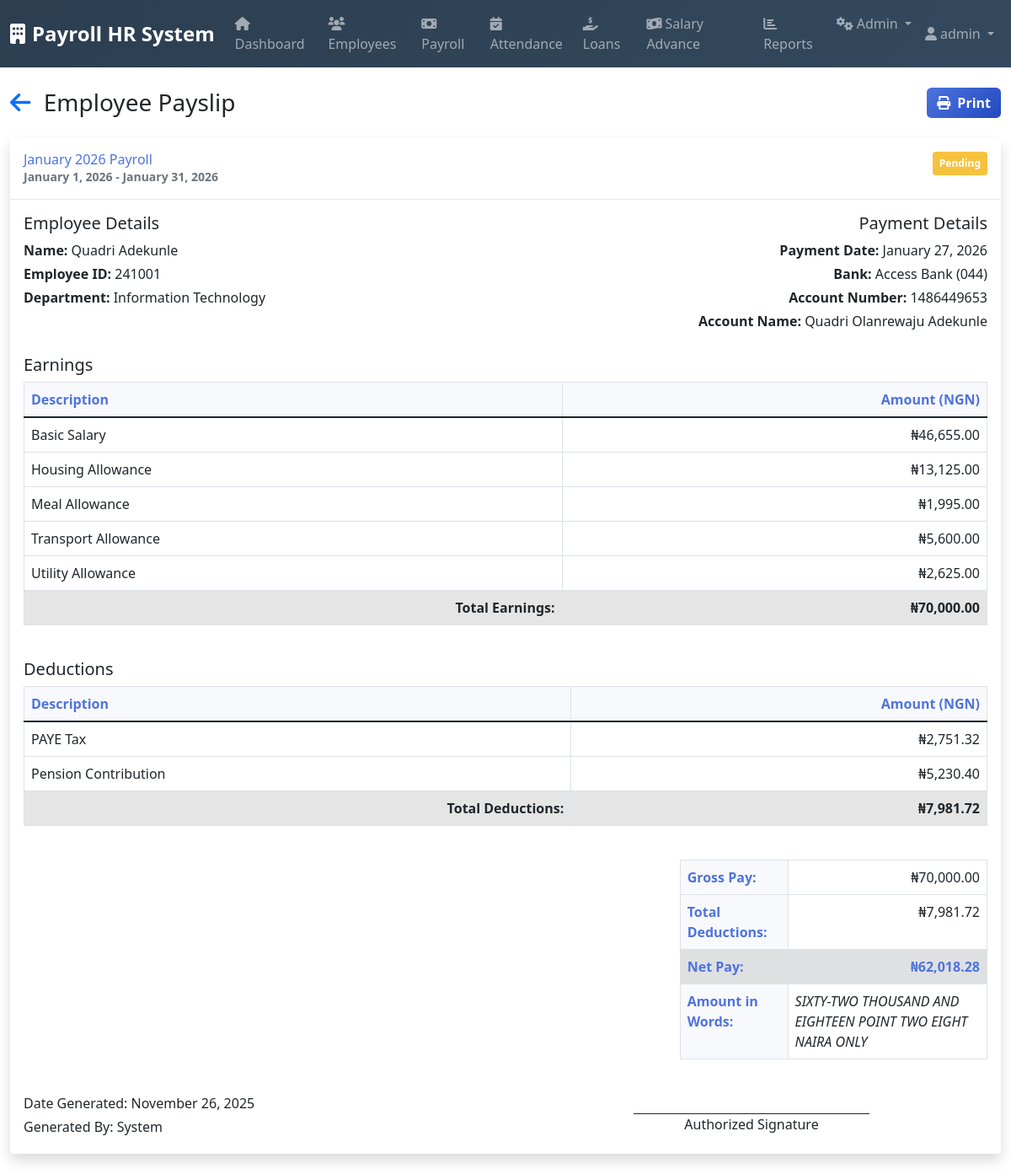
The page /modules/payroll/view_payslip.php?payroll_id=3 (signed in) on the database its author committed.
### tables this page shows
CREATE TABLE `payroll_master` (
  `payroll_id` int(11) NOT NULL,
  `period_id` int(11) NOT NULL,
  `employee_id` int(11) NOT NULL,
  `project_id` int(11) DEFAULT NULL,
  `basic_salary` decimal(12,2) NOT NULL,
  `total_earnings` decimal(12,2) NOT NULL,
  `total_deductions` decimal(12,2) NOT NULL,
  `gross_salary` decimal(12,2) NOT NULL,
  `net_salary` decimal(12,2) NOT NULL,
  `currency` varchar(3) DEFAULT 'NGN',
  `exchange_rate` decimal(10,4) DEFAULT 1.0000,
  `paid_amount` decimal(12,2) DEFAULT NULL,
  `payment_status` enum('pending','paid','partial','hold') DEFAULT 'pending',
  `payment_date` date DEFAULT NULL,
  `payment_reference` varchar(100) DEFAULT NULL,
  `created_at` timestamp NOT NULL DEFAULT current_timestamp()
);

CREATE TABLE `payroll_periods` (
  `period_id` int(11) NOT NULL,
  `company_id` int(11) NOT NULL,
  `period_name` varchar(100) NOT NULL,
  `start_date` date NOT NULL,
  `end_date` date NOT NULL,
  `payment_date` date NOT NULL,
  `period_type` enum('monthly','weekly','daily') NOT NULL,
  `status` enum('draft','processing','validation','review','approved','locked') NOT NULL,
  `created_by` int(11) DEFAULT NULL,
  `approved_by` int(11) DEFAULT NULL,
  `created_at` timestamp NOT NULL DEFAULT current_timestamp()
);

CREATE TABLE `employees` (
  `employee_id` int(11) NOT NULL,
  `employee_code` varchar(50) NOT NULL,
  `company_id` int(11) NOT NULL,
  `title` enum('Mr','Mrs','Miss','Dr','Prof') DEFAULT NULL,
  `first_name` varchar(100) NOT NULL,
  `middle_name` varchar(100) DEFAULT NULL,
  `last_name` varchar(100) NOT NULL,
  `gender` enum('Male','Female') NOT NULL,
  `date_of_birth` date NOT NULL,
  `marital_status` enum('Single','Married','Divorced','Widowed') NOT NULL,
  `email` varchar(255) DEFAULT NULL,
  `phone_number` varchar(20) DEFAULT NULL,
  `alternate_phone` varchar(20) DEFAULT NULL,
  `residential_address` text DEFAULT NULL,
  `state_of_origin` varchar(100) DEFAULT NULL,
  `lga_of_origin` varchar(100) DEFAULT NULL,
  `nationality` varchar(100) DEFAULT 'Nigerian',
  `employee_type_id` int(11) NOT NULL,
  `department_id` int(11) NOT NULL,
  `employment_date` date NOT NULL,
  `confirmation_date` date DEFAULT NULL,
  `status` enum('active','inactive','suspended','terminated') DEFAULT 'active',
  `bank_id` int(11) DEFAULT NULL,
  `bank_name` varchar(255) DEFAULT NULL,
  `account_number` varchar(20) DEFAULT NULL,
  `account_name` varchar(255) DEFAULT NULL,
  `bvn` varchar(11) DEFAULT NULL,
  `pension_pin` varchar(50) DEFAULT NULL,
  `tax_id` varchar(50) DEFAULT NULL,
  `insurance_number` varchar(50) DEFAULT NULL,
  `tax_state` varchar(100) DEFAULT NULL,
  `created_at` timestamp NOT NULL DEFAULT current_timestamp(),
  `updated_at` timestamp NOT NULL DEFAULT current_timestamp() ON UPDATE current_timestamp()
);

CREATE TABLE `departments` (
  `department_id` int(11) NOT NULL,
  `company_id` int(11) NOT NULL,
  `department_name` varchar(255) NOT NULL,
  `department_code` varchar(50) DEFAULT NULL,
  `description` text DEFAULT NULL,
  `is_active` tinyint(1) DEFAULT 1,
  `created_at` timestamp NOT NULL DEFAULT current_timestamp()
);

CREATE TABLE `banks` (
  `id` int(11) NOT NULL,
  `bank_name` varchar(255) NOT NULL,
  `bank_code` varchar(50) NOT NULL,
  `created_at` timestamp NOT NULL DEFAULT current_timestamp()
);

CREATE TABLE `payroll_details` (
  `payroll_detail_id` int(11) NOT NULL,
  `payroll_id` int(11) NOT NULL,
  `component_id` int(11) NOT NULL,
  `amount` decimal(12,2) NOT NULL,
  `component_type` enum('earning','deduction') NOT NULL,
  `reference_id` int(11) DEFAULT NULL,
  `reference_type` enum('loan','advance') DEFAULT NULL,
  `is_taxable` tinyint(1) DEFAULT 0,
  `loan_id` int(11) DEFAULT NULL,
  `advance_id` int(11) DEFAULT NULL,
  `notes` varchar(255) DEFAULT NULL
);

CREATE TABLE `salary_components` (
  `component_id` int(11) NOT NULL,
  `component_name` varchar(255) NOT NULL,
  `component_type` enum('earning','deduction','allowance') NOT NULL,
  `component_code` varchar(50) NOT NULL,
  `is_taxable` tinyint(1) DEFAULT 0,
  `is_statutory` tinyint(1) DEFAULT 0,
  `calculation_type` enum('fixed','percentage','variable') DEFAULT 'fixed',
  `description` text DEFAULT NULL,
  `is_active` tinyint(1) DEFAULT 1
);

### modules/payroll/view_payslip.php (the view, shortened to what the rows shown need)
<?php
require_once '../../includes/functions.php';
$database = new Database();
$db = $database->getConnection();
$payroll_id = isset($_GET['payroll_id']) ? intval($_GET['payroll_id']) : 0;
try {
    $stmt = $db->prepare("
        SELECT
            pm.*,
            e.employee_id, e.first_name, e.last_name, e.employee_code,
            e.account_number, e.account_name,
            b.bank_name, b.bank_code,
            d.department_name,
            pp.period_name, pp.start_date, pp.end_date, pp.payment_date
        FROM payroll_master pm
        JOIN employees e ON pm.employee_id = e.employee_id
        LEFT JOIN banks b ON e.bank_id = b.id
        LEFT JOIN departments d ON e.department_id = d.department_id
        LEFT JOIN payroll_periods pp ON pm.period_id = pp.period_id
        WHERE pm.payroll_id = :payroll_id
    ");
    $stmt->execute([':payroll_id' => $payroll_id]);
    $payslip = $stmt->fetch(PDO::FETCH_ASSOC);
    $detailsStmt = $db->prepare("
        SELECT
            sc.component_id,
            sc.component_name,
            sc.component_type,
            sc.component_code,
            pd.amount,
            pd.reference_id
        FROM payroll_details pd
        JOIN salary_components sc ON pd.component_id = sc.component_id
        WHERE pd.payroll_id = :payroll_id
        ORDER BY
            CASE
                WHEN sc.component_type = 'earning' THEN 1
                WHEN sc.component_type = 'allowance' THEN 2
                WHEN sc.component_type = 'deduction' AND sc.component_code NOT IN ('LOAN', 'ADVANCE') THEN 3
                WHEN sc.component_code = 'LOAN' THEN 4
                WHEN sc.component_code = 'ADVANCE' THEN 5
                ELSE 6
            END,
            sc.component_name
    ");
    $detailsStmt->execute([':payroll_id' => $payroll_id]);
    $allComponents = $detailsStmt->fetchAll(PDO::FETCH_ASSOC);
    $earnings = [];
    $deductions = [];
    $loans = [];
    $advances = [];
    foreach ($allComponents as $component) {
        if ($component['component_type'] === 'earning' || $component['component_type'] === 'allowance') {
            $earnings[] = [
                'component_name' => $component['component_name'],
                'amount' => $component['amount']
            ];
        } else if ($component['component_type'] === 'deduction') {
            if ($component['component_code'] === 'LOAN') {
                $loanName = 'Loan Repayment';
                if (!empty($component['reference_id'])) {
                    $loanStmt = $db->prepare("
                        SELECT CONCAT('Loan - ', COALESCE(lt.loan_name, 'Repayment')) as display_name
                        FROM employee_loans el
                        LEFT JOIN loan_types lt ON el.loan_type_id = lt.loan_type_id
                        WHERE el.loan_id = :loan_id
                    ");
                    $loanStmt->execute([':loan_id' => $component['reference_id']]);
                    $result = $loanStmt->fetch(PDO::FETCH_ASSOC);
                    if ($result) {
                        $loanName = $result['display_name'];
                    }
                }
                $loans[] = [
                    'component_name' => $loanName,
                    'amount' => $component['amount']
                ];
            } else {
                $deductions[] = [
                    'component_name' => $component['component_name'],
                    'amount' => $component['amount']
                ];
            }
        }
    }
    $allDeductions = array_merge($deductions, $loans, $advances);
} catch (Exception $e) {
    error_log("Payslip view error: " . $e->getMessage());
    die('<div class="alert alert-danger">Error loading payslip: ' . htmlspecialchars($e->getMessage()) . '</div>');
}
include '../../includes/header.php';
?>
<div class="d-flex justify-content-between align-items-center mb-4">
    <h1 class="h3 mb-0 text-gray-800">
        <a href="payslips.php?period_id=<?php echo $payslip['period_id']; ?>" class="text-decoration-none text-gray-600">
            <i class="fas fa-arrow-left me-2"></i>
        </a>
        Employee Payslip
    </h1>
</div>
<div class="card shadow mb-4">
    <div class="card-header py-3">
        <div class="row">
            <div class="col-md-6">
                <h6 class="m-0 font-weight-bold text-primary">
                    <?php echo htmlspecialchars($payslip['period_name']); ?>
                </h6>
                <div class="text-muted small">
                    <?php echo formatDate($payslip['start_date']); ?> - <?php echo formatDate($payslip['end_date']); ?>
                </div>
            </div>
            <div class="col-md-6 text-md-end">
                <div class="badge bg-<?php echo $payslip['payment_status'] === 'paid' ? 'success' : 'warning'; ?> text-white p-2">
                    <?php echo ucfirst($payslip['payment_status']); ?>
                </div>
            </div>
        </div>
    </div>
    <div class="card-body">
        <div class="row mb-4">
            <div class="col-md-6">
                <h5>Employee Details</h5>
                <p class="mb-1">
                    <strong>Name:</strong>
                    <?php echo htmlspecialchars($payslip['first_name'] . ' ' . $payslip['last_name']); ?>
                </p>
                <p class="mb-1">
                    <strong>Employee ID:</strong>
                    <?php echo htmlspecialchars($payslip['employee_code']); ?>
                </p>
                <p class="mb-1">
                    <strong>Department:</strong>
                    <?php echo htmlspecialchars($payslip['department_name'] ?? 'N/A'); ?>
                </p>
            </div>
            <div class="col-md-6 text-md-end">
                <h5>Payment Details</h5>
                <p class="mb-1">
                    <strong>Payment Date:</strong>
                    <?php echo $payslip['payment_date'] ? formatDate($payslip['payment_date']) : 'N/A'; ?>
                </p>
                <p class="mb-1">
                    <strong>Bank:</strong>
                    <?php echo htmlspecialchars($payslip['bank_name'] ?? 'N/A'); ?> (<?php echo htmlspecialchars($payslip['bank_code'] ?? 'N/A'); ?>)
                </p>
                <p class="mb-1">
                    <strong>Account Number:</strong>
                    <?php echo htmlspecialchars($payslip['account_number'] ?? 'N/A'); ?>
                </p>
                <p class="mb-1">
                    <strong>Account Name:</strong>
                    <?php echo htmlspecialchars($payslip['account_name'] ?? 'N/A'); ?>
                </p>
            </div>
        </div>
        <div class="table-responsive mb-4">
            <table class="table table-bordered">
                <thead>
                    <tr>
                        <th>Description</th>
                        <th class="text-end">Amount (<?php echo $payslip['currency'] ?? 'NGN'; ?>)</th>
                    </tr>
                </thead>
                <tbody>
                    <?php
                    foreach ($earnings as $earning):
                    ?>
                    <tr>
                        <td><?php echo htmlspecialchars($earning['component_name']); ?></td>
                        <td class="text-end"><?php echo formatCurrency($earning['amount']); ?></td>
                    </tr>
                    <?php endforeach; ?>
                </tbody>
            </table>
        </div>
        <div class="table-responsive mb-4">
            <table class="table table-bordered">
                <thead>
                    <tr>
                        <th>Description</th>
                        <th class="text-end">Amount (<?php echo $payslip['currency'] ?? 'NGN'; ?>)</th>
                    </tr>
                </thead>
                <tbody>
                    <?php
                    foreach ($allDeductions as $deduction):
                    ?>
                    <tr>
                        <td><?php echo htmlspecialchars($deduction['component_name']); ?></td>
                        <td class="text-end"><?php echo formatCurrency($deduction['amount']); ?></td>
                    </tr>
                    <?php endforeach; ?>
                </tbody>
            </table>
        </div>
        <div class="row justify-content-end">
            <div class="col-md-4">
                <table class="table table-bordered">
                    <tr>
                        <th>Gross Pay:</th>
                        <td class="text-end"><?php echo formatCurrency($payslip['gross_salary']); ?></td>
                    </tr>
                    <tr>
                        <th>Total Deductions:</th>
                        <td class="text-end"><?php echo formatCurrency($payslip['total_deductions']); ?></td>
                    </tr>
                    <tr class="table-active">
                        <th>Net Pay:</th>
                        <th class="text-end"><?php echo formatCurrency($payslip['net_salary']); ?></th>
                    </tr>
                    <tr>
                        <th>Amount in Words:</th>
                        <td class="text-uppercase fst-italic">
                            <?php echo numberToWords($payslip['net_salary']); ?> NAIRA ONLY
                        </td>
                    </tr>
                </table>
            </div>
        </div>
    </div>
</div>
<?php include '../../includes/footer.php'; ?>

### rows shown on the page
payroll_master: period.period_name "January 2026 Payroll", period.start_date "January 1, 2026", period.end_date "January 31, 2026", payment_status "Pending", employee.last_name "Quadri Adekunle", employee.employee_code "241001", departments.department_name "Information Technology", period.payment_date "January 27, 2026", banks.bank_name "Access Bank", banks.bank_code "044", employee.account_number "1486449653", employee.account_name "Quadri Olanrewaju Adekunle", currency "NGN", gross_salary "₦70,000.00", total_deductions "₦7,981.72", net_salary "₦62,018.28", net_salary "SIXTY-TWO THOUSAND AND EIGHTEEN POINT TWO EIGHT"
payroll_details: component.component_name "Basic Salary", amount "₦46,655.00"
payroll_details: component.component_name "Housing Allowance", amount "₦13,125.00"
payroll_details: component.component_name "Meal Allowance", amount "₦1,995.00"
payroll_details: component.component_name "Transport Allowance", amount "₦5,600.00"
payroll_details: component.component_name "Utility Allowance", amount "₦2,625.00"
payroll_details: component.component_name "PAYE Tax", amount "₦2,751.32"
payroll_details: component.component_name "Pension Contribution", amount "₦5,230.40"

### other values the page prints
$current_user['full_name'] "admin"
formatCurrency($totalEarnings) "₦70,000.00"
formatCurrency($totalDeductions) "₦7,981.72"
$_SESSION['user_name'] "System"
